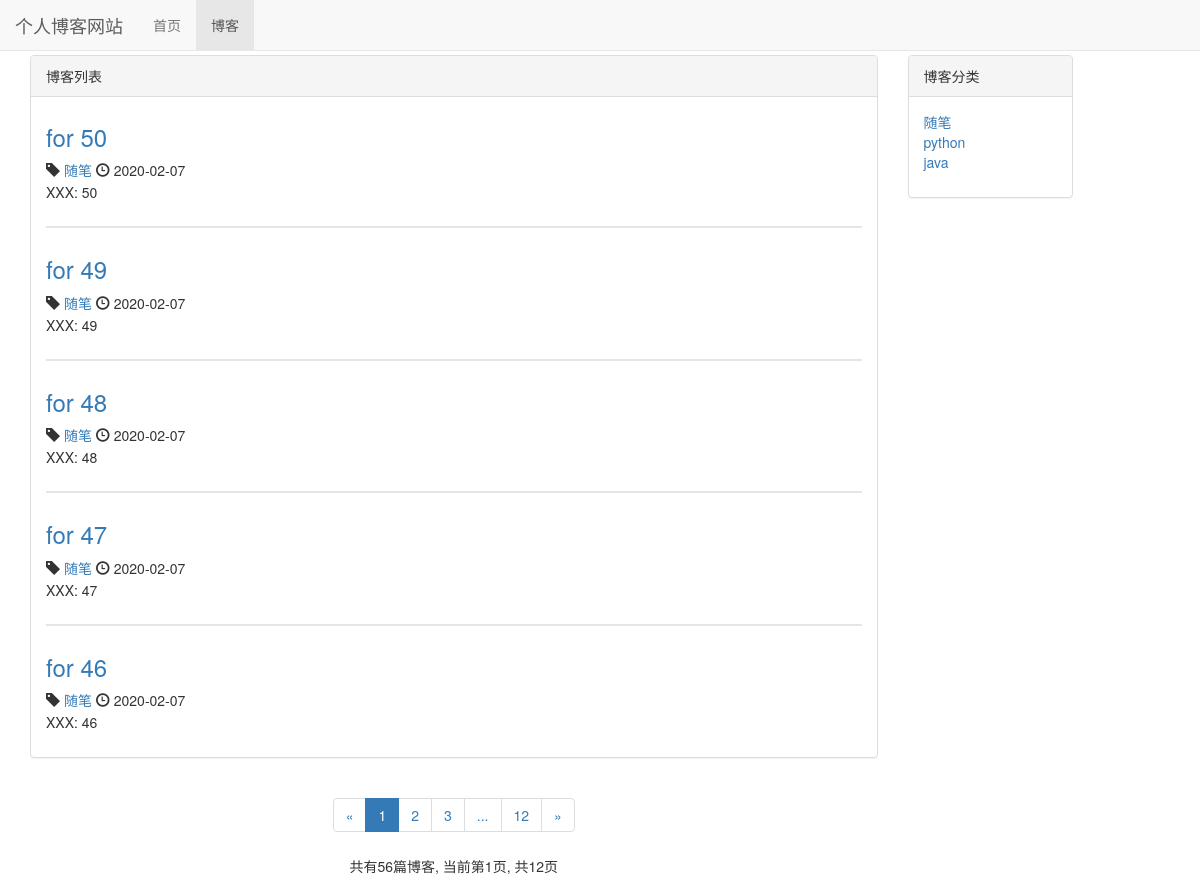
Screenshot of /blog/ with the database file from the repository.
### blog/models.py (models this page shows, shortened)
class Blog(models.Model):
	title=models.CharField(max_length=50)
	blog_type=models.ForeignKey(BlogType,on_delete=models.DO_NOTHING) #设置和模板关联 是外键 删除方式是不删除
	content=models.TextField()
	author=models.ForeignKey(User,on_delete=models.DO_NOTHING)
	created_time=models.DateTimeField(auto_now_add=True) #发表时间
	last_updated_time=models.DateTimeField(auto_now=True)
	class Meta:
		ordering=['-created_time']

class BlogType(models.Model):
	type_name=models.CharField(max_length=15)
	def __str__(self):
		return self.type_name

### blog/views.py (the view)
# urls.py: path('',views.blog_list,name='blog_list'),  #此处是点击博客后的链接
def blog_list(request):
	blogs_all_list=Blog.objects.all()
	paginator=Paginator(blogs_all_list,settings.EACH_PAHE_BLOGS_NUMBER) # 分页器实例化 每10页进行分页
	page_num=request.GET.get('page',1)  # 获取url的当前页面参数   不一定是int类型的
	page_of_blogs=paginator.get_page(page_num)  # 会自动转换传过来的值  如 str转int
	currentr_page_num = page_of_blogs.number  # 获取当前页码
	page_range = [x for x in range(int(currentr_page_num)-2,int(currentr_page_num)+3) if 0<x<=paginator.num_pages]
	if page_range[0] -1>=2:
		page_range.insert(0,'...')
	if paginator.num_pages - page_range[-1] >=2:
		page_range.append('...')
	if page_range[0] !=1:
		page_range.insert(0,1) # insert 插入,第一个位置,加如数字1
	if page_range[-1] !=paginator.num_pages:
		page_range.append(paginator.num_pages)  # append 添加
	context={}
	context['blogs']=page_of_blogs.object_list      # 获取全部博客分类 返回给前端展示
	context['page_of_blogs']=page_of_blogs   #获取一个页码信息
	context['page_range']=page_range
	context['blog_types']=BlogType.objects.all()
	return  render_to_response('blog/blog_list.html',context)

### blog/templates/blog/blog_list.html (shortened to what this page needs)
{% extends 'base.html' %}
{% load staticfiles %}
{% block header_extends %}
	<link rel="stylesheet" type="text/css" href="{% static 'blog/blog.css' %}">
{% endblock %}
{% block nav_blog_active %}active{% endblock %}
{% block content %}
	<div class="container">
		<div class="row">
			<div class="col-xs-12 col-sm-8 col-md-9 col-md-ld-10">
				<div class="panel panel-default">
				  <div class="panel-heading">{% block blog_list_title %}博客列表
				  {% endblock %}</div>
				    <div class="panel-body">
					 {% for blog in blogs  %}
		 				<div class="blog">
		 	 				<h3>
		 	 					<a href="{% url 'blog_detail' blog.pk %}">
		 	 					 	{{blog.title}}
		 	 					</a>
		 	 				</h3>
		 	 				<p class="blog-info">
		 	 					<span class="glyphicon glyphicon-tag"></span>
		 	 					<a href="{% url 'blog_with_type' blog.blog_type.pk %}">{{ blog.blog_type }}</a>
		 	 					<span class="glyphicon glyphicon-time"></span>
		 	 				{{ blog.created_time|date:"Y-m-d" }}
		 	 				</p>
		 					<p>{{blog.content|truncatechars:100}}</p>
		 				</div>
					 {% empty %}
					 	<div class="blog">
					 		<p>暂无博客内容,敬请期待</p>
					 	</div>
					 {% endfor %}
		 			</div>
				</div>
				<div class="paginator">
					<ul class="pagination">
					<li>
						{% if page_of_blogs.has_previous %}
							<a href="?page={{ page_of_blogs.previous_page_number }}" aria-label="Previous"><span aria-hidden="true">&laquo;</span></a>
						{% else %}
							<span aria-hidden="true">&laquo;</span>
						{% endif %}
					</li>
					{% for page_num in page_range %}
						{% if page_num == page_of_blogs.number %}
							 <li class='active'><span>{{ page_num }}</span></li>
						{% else %}
							{% if page_num == '...' %}
								 <li ><span>{{ page_num }}</span></li>
							{% else %}
								 <li ><a href="?page={{ page_num }}">{{ page_num }}</a></li>
							{% endif %}
						{% endif %}
					{% endfor %}
					<li>
						{% if page_of_blogs.has_next %}
							<a href="?page={{ page_of_blogs.next_page_number }}" aria-label="Next"><span aria-hidden="true">&raquo;</span></a>
						{% else %}
							<span aria-hidden="true">&raquo;</span>
						{% endif %}
					</li>
					</ul>
					<p>
						共有{{ page_of_blogs.paginator.count }}篇博客,
						当前第{{ page_of_blogs.number }}页,
						共{{ page_of_blogs.paginator.num_pages }}页
					</p>
				</div>
			</div>
			<div class="hidden-xs col-sm-4 col-md-3 col-md-2">
					<div class="panel panel-default">
					  	 <div class="panel-heading">博客分类</div>
						  <div class="panel-body">
						    <ul class="blog-types" >
								{% for blog_type in blog_types %}
									<li><a href="{% url 'blog_with_type' blog_type.pk %}">{{ blog_type.type_name }}</a></li>
								{% empty %}
									<li>暂无分类</li>
								{% endfor %}
							</ul>
						 </div>
					</div>
			</div>
		</div>
	</div>
	 {% endblock %}

### templates/base.html (shortened to what this page needs)
{% load staticfiles %}
<!DOCTYPE html>
<html lang="zh-CN">
<head>
	<link rel="stylesheet" type="text/css" href="{% static 'base.css' %}">
	<link rel="stylesheet" type="text/css" href="{% static 'bootstrap-3.3.7/css/bootstrap.min.css' %}">
	{% block header_extends %}{% endblock %}
</head>
<body>
	<div class="navbar navbar-default navbar-fixed-top" role="navigation">
		<div class="container-fluid">
			<div class="navbar-header">
				<a class='navbar-brand' href="{% url 'home' %}"> 个人博客网站 </a>
			</div>
			<div id="navbar-collapse" class="collapse navbar-collapse">
				<ul class="nav navbar-nav" >
					<li class="{% block nav_home_active %}{% endblock %}"
					><a href="{% url 'home' %}">首页</a></li>
					<li class="{% block nav_blog_active %}{% endblock %}"
					><a href="{% url 'blog_list' %}">博客</a></li>
				</ul>
			</div>
		</div>
	</div>
	{% block content %}{% endblock %}
</body>
</html>

### static/base.css (style rules this page uses)
* { margin: 0; padding: 0; }
body { margin-top: 55px!important; }

### blog/static/blog/blog.css (style rules this page uses)
ul.blog-types { list-style-type: none; }
div.blog:not(:last-child) { margin-bottom: 2em; padding-bottom: 1em; border-bottom: 2px solid #e8e4e4; }
div.blog h3 { margin-top: 0.5em; }
div.blog p.blog-info { margin-bottom: 2px; }
div.paginator { text-align: center; }

### rows the page displays
Blog: title "for 50", blog_type "随笔", created_time "2020-02-07", content "XXX: 50"
Blog: title "for 49", blog_type "随笔", created_time "2020-02-07", content "XXX: 49"
Blog: title "for 48", blog_type "随笔", created_time "2020-02-07", content "XXX: 48"
Blog: title "for 47", blog_type "随笔", created_time "2020-02-07", content "XXX: 47"
Blog: title "for 46", blog_type "随笔", created_time "2020-02-07", content "XXX: 46"
BlogType: type_name "随笔"
BlogType: type_name "python"
BlogType: type_name "java"

### other values shown
{{ page_num }} "1"
{{ page_num }} "2" "3" "12"
{{ page_num }} "..."
{{ page_of_blogs.paginator.count }} "56"
{{ page_of_blogs.number }} "1"
{{ page_of_blogs.paginator.num_pages }} "12"
